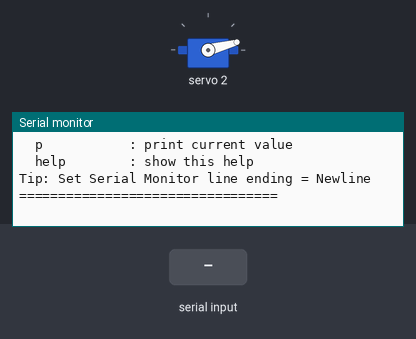
Simulated run of this sketch. Board: Arduino Uno, built with avr-gcc and run on an emulated ATmega328P. Parts: servo, the last lines printed to the serial monitor. Inputs (shaded band) come from the test bench.

Above: at 1.6 s.
1.7 s: "p 1\n" received over Serial
At 2.9 s:
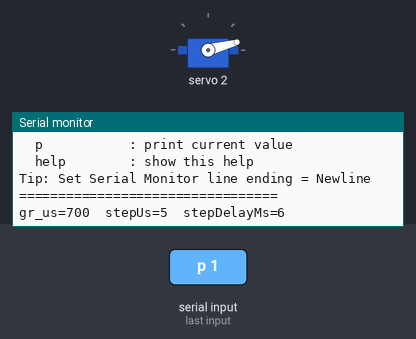
3.2 s: "r 1\n" received over Serial
At 4.3 s:
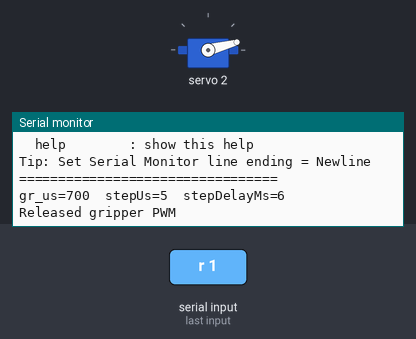
4.7 s: "step 1\n" received over Serial
At 5.5 s:
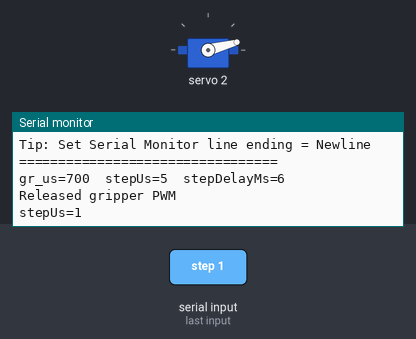

Measured:
- after the input at 1.7 s, the serial monitor: prints a new line at once (image 1)
- after the input at 3.2 s, the serial monitor: prints a new line at once (image 2)
- after the input at 4.7 s, the serial monitor: prints a new line at once (image 3)

The sketch:

gripper_test.ino
```cpp
#include <Wire.h>
#include <Adafruit_PWMServoDriver.h>

Adafruit_PWMServoDriver pwm(0x40);

// Channel mapped as per 'pinout_reference.md' so to change channel only this value
// must be changed.
#define GRIPPER_CH 2

// Limits to determine the upper and lower bounds
const int SERVO_US_MIN = 400;
const int SERVO_US_MAX = 2500;

// Using these steps reduces sudden torque spikes.
int stepUs = 5;
int stepDelayMs = 6;

int gr_us = 700;

// Converts microseconds to ticks to allow for consistent pulse width.
int usToTicks(int us) {
  us = constrain(us, SERVO_US_MIN, SERVO_US_MAX);
  return (int)((us * 4096L) / 20000L); // 50Hz => 20,000 us
}

// Uses the value above to set the PWM for the servo, where the limits and positions
// above can be changed without changing logic below.
void setServoUs(int ch, int us) {
  pwm.setPWM(ch, 0, usToTicks(us));
}

// Releases servo to prevent overloading.
void releaseServo(int ch) {
  pwm.setPWM(ch, 0, 0);
}

// Using the stepped motion below, sudden acceleration and peak torque are reduced.
void moveToUs(int ch, int &current, int target) {
  target = constrain(target, SERVO_US_MIN, SERVO_US_MAX);

  int dir = (target >= current) ? 1 : -1;
  for (int u = current; u != target; u += dir * stepUs) {
    setServoUs(ch, u);
    delay(stepDelayMs);

    // prevent overshoot with step size
    if ((dir > 0 && u + stepUs > target) || (dir < 0 && u - stepUs < target)) break;
  }
  setServoUs(ch, target);
  current = target;
}

// Command Instructions
void printHelp() {
  Serial.println("\n=== Gripper Test (PCA9685 CH2) ===");
  Serial.println("Commands:");
  Serial.println("  o <us>      : go to OPEN value (example: o 500)");
  Serial.println("  c <us>      : go to CLOSE value (example: c 950)");
  Serial.println("  g <us>      : go to any pulse (example: g 750)");
  Serial.println("  step <us>   : set step size (example: step 5)");
  Serial.println("  delay <ms>  : set step delay (example: delay 6)");
  Serial.println("  r           : release PWM (stop holding torque)");
  Serial.println("  p           : print current value");
  Serial.println("  help        : show this help");
  Serial.println("Tip: Set Serial Monitor line ending = Newline");
  Serial.println("=================================\n");
}

String line;

bool parseIntArg(String s, int &out) {
  s.trim();
  if (s.length() == 0) return false;
  long v = s.toInt();
  if (v == 0 && s != "0") return false;
  out = (int)v;
  return true;
}

// The code below takes the input from the user and splits into commands to send to the servo.
void handleLine(String cmd) {
  cmd.trim();
  if (cmd.length() == 0) return;

  int sp = cmd.indexOf(' ');
  String head = (sp >= 0) ? cmd.substring(0, sp) : cmd;
  String rest = (sp >= 0) ? cmd.substring(sp + 1) : "";
  head.trim(); rest.trim();

  if (head.equalsIgnoreCase("help") || head.equals("?")) { printHelp(); return; }
  if (head.equalsIgnoreCase("p")) {
    Serial.print("gr_us="); Serial.print(gr_us);
    Serial.print("  stepUs="); Serial.print(stepUs);
    Serial.print("  stepDelayMs="); Serial.println(stepDelayMs);
    return;
  }
  if (head.equalsIgnoreCase("r")) { releaseServo(GRIPPER_CH); Serial.println("Released gripper PWM"); return; }

  if (head.equalsIgnoreCase("step")) {
    int v; if (!parseIntArg(rest, v)) { Serial.println("step needs number"); return; }
    stepUs = constrain(v, 1, 50);
    Serial.print("stepUs="); Serial.println(stepUs);
    return;
  }
  if (head.equalsIgnoreCase("delay")) {
    int v; if (!parseIntArg(rest, v)) { Serial.println("delay needs number"); return; }
    stepDelayMs = constrain(v, 0, 50);
    Serial.print("stepDelayMs="); Serial.println(stepDelayMs);
    return;
  }

  if (head.equalsIgnoreCase("o") || head.equalsIgnoreCase("c") || head.equalsIgnoreCase("g")) {
    int target;
    if (!parseIntArg(rest, target)) { Serial.println("Command needs <us>"); return; }
    target = constrain(target, SERVO_US_MIN, SERVO_US_MAX);

    Serial.print("Moving gripper -> "); Serial.println(target);
    moveToUs(GRIPPER_CH, gr_us, target);

    Serial.print("Now at "); Serial.println(gr_us);
    return;
  }

  Serial.print("Unknown command: "); Serial.println(cmd);
}

void setup() {
  Serial.begin(9600);
  pwm.begin();
  pwm.setPWMFreq(50);
  delay(10);

  Serial.println("Gripper test ready.");
  printHelp();

  moveToUs(GRIPPER_CH, gr_us, gr_us);
  releaseServo(GRIPPER_CH);
}

void loop() {
  while (Serial.available()) {
    char c = (char)Serial.read();
    if (c == '\n') {
      String cmd = line; line = "";
      handleLine(cmd);
    } else if (c != '\r') {
      line += c;
      if (line.length() > 80) line = line.substring(0, 80);
    }
  }
}
```
